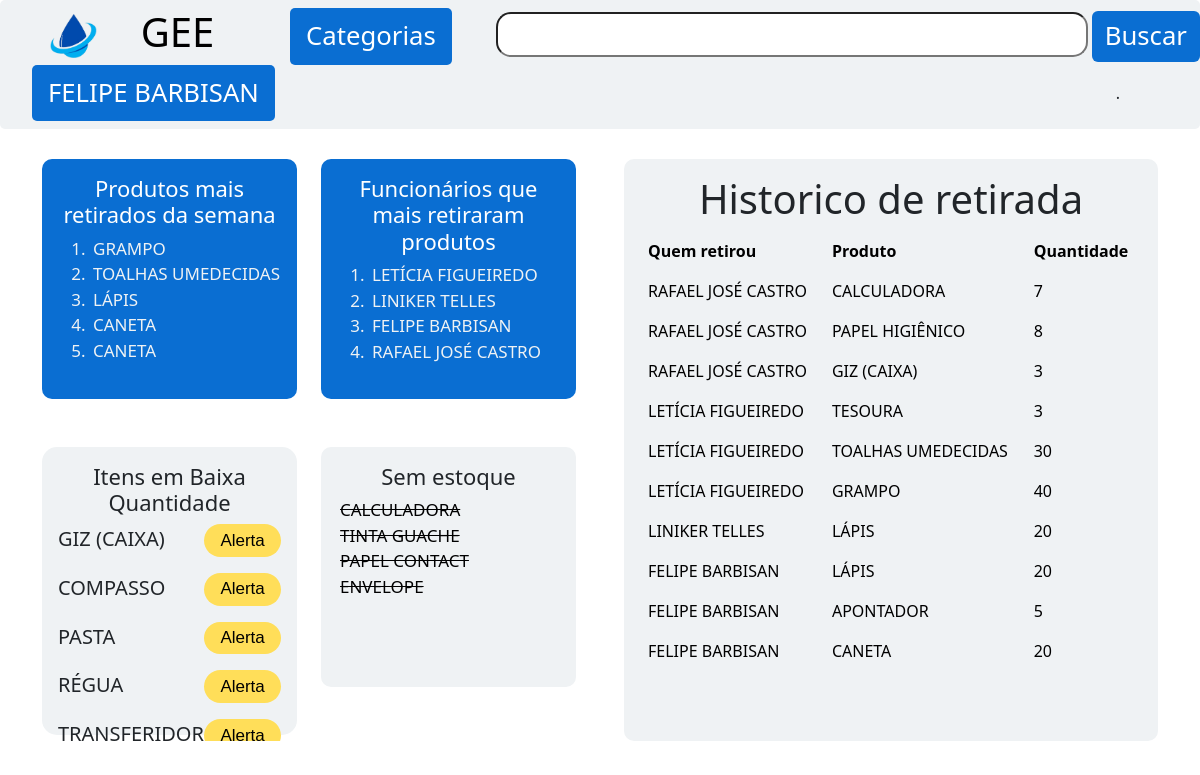
Screenshot of /index.php (signed in) with the database file from the repository.
### tables this page shows
CREATE TABLE `produto` (
  `pro_cod` int(11) NOT NULL,
  `pro_nome` varchar(20) NOT NULL,
  `pro_quant` int(11) NOT NULL,
  `pro_descricao` varchar(100) DEFAULT NULL,
  `pro_cor` varchar(30) DEFAULT NULL,
  `pro_limite` int(11) DEFAULT 20,
  `pro_IsActive` bit(1) NOT NULL,
  `cat_cod` int(11) NOT NULL
);

CREATE TABLE `registro` (
  `reg_num` int(11) NOT NULL,
  `fun_cod` int(11) NOT NULL,
  `pro_cod` int(11) NOT NULL,
  `reg_data` datetime NOT NULL,
  `reg_quant` int(11) NOT NULL,
  `reg_tipo` varchar(30) NOT NULL
);

CREATE TABLE `funcionario` (
  `fun_cod` int(11) NOT NULL,
  `fun_nome` varchar(50) NOT NULL,
  `fun_senha` varchar(10) NOT NULL,
  `fun_cargo` varchar(20) NOT NULL,
  `fun_IsActive` bit(1) NOT NULL
);

### index.php (the view, shortened to what this page needs)
<!DOCTYPE html>
<html lang="en">
<head>
  <link href="https://cdn.jsdelivr.net/npm/bootstrap@5.3.3/dist/css/bootstrap.min.css" rel="stylesheet"
>
  <link rel="stylesheet" href="style.css">
</head>
<body>
  <?php
  include_once ("navBar.php");
  ?>
  <div class="container overflow-hidden text-center index">
    <div class="row gx-5">
      <div class="col-6">
        <div class="row gy-5">
          <div class="col-6">
            <div class="p-3 quadradoAzul">
              <h1>Produtos mais retirados da semana</h1>
              <ul>
                <?php
                $slq = mysqli_query($conexao, "SELECT p.pro_nome as nome,sum(r.reg_quant),p.pro_IsActive as active FROM registro as r INNER JOIN produto as p on r.pro_cod=p.pro_cod GROUP by r.reg_quant DESC LIMIT 5");
                while ($lista = mysqli_fetch_array($slq)) {
                  if ($lista['active'] == true) {
                    ?>
                    <li><?php echo $lista['nome']; ?></li>
                  <?php }
                }
                ; ?>
              </ul>
            </div>
          </div>
          <div class="col-6">
            <div class="p-3 quadradoAzul">
              <h1>Funcionários que mais retiraram produtos</h1>
              <ul>
                <?php
                $slq = mysqli_query($conexao, "SELECT f.fun_nome as nome,SUM(r.reg_quant) FROM registro as r INNER JOIN funcionario as f on r.fun_cod=f.fun_cod GROUP BY r.fun_cod ORDER BY r.reg_quant DESC LIMIT 5");
                while ($lista = mysqli_fetch_array($slq)) {
                  ?>
                  <li><?php echo $lista['nome']; ?></li>
                  <?php
                }
                ; ?>
              </ul>
            </div>
          </div>
          <div class="col-6">
            <div class="p-3 quadradoCinza">
              <h1>Itens em Baixa Quantidade</h1>
              <?php
              $slq = mysqli_query($conexao, "SELECT p.pro_nome as nome,p.pro_quant as quant,p.pro_IsActive as active,p.pro_limite as limite FROM produto as p ORDER BY p.pro_quant ASC");
              while ($lista = mysqli_fetch_array($slq)) {
                if ($lista['active'] == true) {
                  if ($lista['quant'] <= $lista['limite'] && $lista['quant'] > 0) {
                    ?>
                    <span>
                      <p><?php echo $lista['nome']; ?></p>
                      <p class="alerta">Alerta</p>
                    </span>
                  <?php
                  }
                }
              }
              ; ?>
            </div>
          </div>
          <div class="col-6">
            <div class="p-3 quadradoCinza2">
              <h1>Sem estoque</h1>
              <ul class="offstock">
                <?php
                $slq = mysqli_query($conexao, "SELECT p.pro_nome as nome,p.pro_quant as quant,p.pro_IsActive as active FROM produto as p WHERE p.pro_quant=0 ");
                while ($lista = mysqli_fetch_array($slq)) {
                  if ($lista['active'] == true) {
                    ?>
                    <li class="grayBoxLi"><?php echo $lista['nome']; ?></li>
                  <?php }
                }
                ; ?>
              </ul>
            </div>
          </div>
        </div>
      </div>
      <div class="col-6">
        <div class="p-3 quadradoCinza3">
          <h1>Historico de retirada</h1>
          <table class="table table-borderless">
            <thead>
              <tr>
                <th scope="col">Quem retirou</th>
                <th scope="col">Produto</th>
                <th scope="col">Quantidade</th>
              </tr>
            </thead>
            <tbody>
              <?php
              $slq = mysqli_query($conexao, 'SELECT f.fun_nome as funNome,p.pro_nome as proNome, r.reg_quant as quant,r.reg_data FROM produto as p INNER JOIN registro as r on r.pro_cod=p.pro_cod INNER JOIN funcionario as f on r.fun_cod=f.fun_cod  WHERE r.reg_tipo="Retirado" ORDER BY r.reg_data DESC LIMIT 11' );
              while ($lista = mysqli_fetch_array($slq)) { ?>
                <tr>
                  <td><?php echo $lista['funNome']; ?></td>
                  <td><?php echo $lista['proNome']; ?></td>
                  <td><?php echo $lista['quant']; ?></td>
                </tr>
                <?php
              }
              ; ?>
            </tbody>
          </table>
        </div>
      </div>
    </div>
  </div>
</body>
</html>

### style.css (style rules this page uses)
body { font-family: "Poppins", sans-serif ; }
p { font-size: 20px; }
::placeholder { text-align: left; padding-left: 3px; font-size: 30px; }
li { list-style-type:decimal; text-align: left; padding-inline-start: 3px; color: #eff2f4; font-size: 17px; }
.quadradoAzul { background: #0a6ed2; color: white; border-radius: 10px; overflow-y: auto; height: 15rem; }
.quadradoAzul h1 { font-size: 22px; text-align: center; }
.quadradoCinza h1 { font-size: 22px; text-align: center; }
.quadradoCinza { background: #EFF2F4; border-radius: 15px; text-align: center !important; height: 18rem; }
.quadradoCinza span { display: flex; justify-content: space-between }
.quadradoCinza2 { text-align: center; background: #EFF2F4; border-radius: 10px; padding-left: 0rem !important; height: 15rem; }
.quadradoCinza2 h1 { font-size: 22px; text-align: center; }
.offstock { padding-left: 0px !important; }
.grayBoxLi { text-decoration:line-through; list-style: none; color: #000000; }
.alerta { background-color: #FFDE59; color: rgb(0, 0, 0); padding: 0.23rem; font-family: Arial, Helvetica, sans-serif; font-size: 17px; border-radius: 38px; width: 4.80rem; }
.quadradoCinza3 { background: #EFF2F4; border-radius: 10px; height: 36.39rem; }
.table-borderless { --bs-table-accent-bg:#EFF2F4 !important; }
.table { --bs-table-bg: #EFF2F4; }
th { text-align: left !important; }
td { text-align: left !important; }

### rows the page displays
produto: pro_nome "GIZ (CAIXA)"
produto: pro_nome "COMPASSO"
produto: pro_nome "PASTA"
produto: pro_nome "RÉGUA"
produto: pro_nome "TRANSFERIDOR"
produto: pro_nome "CALCULADORA"
produto: pro_nome "TINTA GUACHE"
produto: pro_nome "PAPEL CONTACT"
produto: pro_nome "ENVELOPE"
registro: fun_cod.fun_nome "RAFAEL JOSÉ CASTRO", pro_cod.pro_nome "CALCULADORA", reg_quant "7"
registro: fun_cod.fun_nome "RAFAEL JOSÉ CASTRO", pro_cod.pro_nome "PAPEL HIGIÊNICO", reg_quant "8"
registro: fun_cod.fun_nome "RAFAEL JOSÉ CASTRO", pro_cod.pro_nome "GIZ (CAIXA)", reg_quant "3"
registro: fun_cod.fun_nome "LETÍCIA FIGUEIREDO", pro_cod.pro_nome "TESOURA", reg_quant "3"
registro: fun_cod.fun_nome "LETÍCIA FIGUEIREDO", pro_cod.pro_nome "TOALHAS UMEDECIDAS", reg_quant "30"
registro: fun_cod.fun_nome "LETÍCIA FIGUEIREDO", pro_cod.pro_nome "GRAMPO", reg_quant "40"
registro: fun_cod.fun_nome "LINIKER TELLES", pro_cod.pro_nome "LÁPIS", reg_quant "20"
registro: fun_cod.fun_nome "FELIPE BARBISAN", pro_cod.pro_nome "LÁPIS", reg_quant "20"
registro: fun_cod.fun_nome "FELIPE BARBISAN", pro_cod.pro_nome "APONTADOR", reg_quant "5"
registro: fun_cod.fun_nome "FELIPE BARBISAN", pro_cod.pro_nome "CANETA", reg_quant "20"

### other values shown
$_SESSION['nome'] "FELIPE BARBISAN"
$lista['nome'] "GRAMPO"
$lista['nome'] "TOALHAS UMEDECIDAS"
$lista['nome'] "LÁPIS"
$lista['nome'] "CANETA"
$lista['nome'] "LETÍCIA FIGUEIREDO"
$lista['nome'] "LINIKER TELLES"
$lista['nome'] "FELIPE BARBISAN"
$lista['nome'] "RAFAEL JOSÉ CASTRO"
